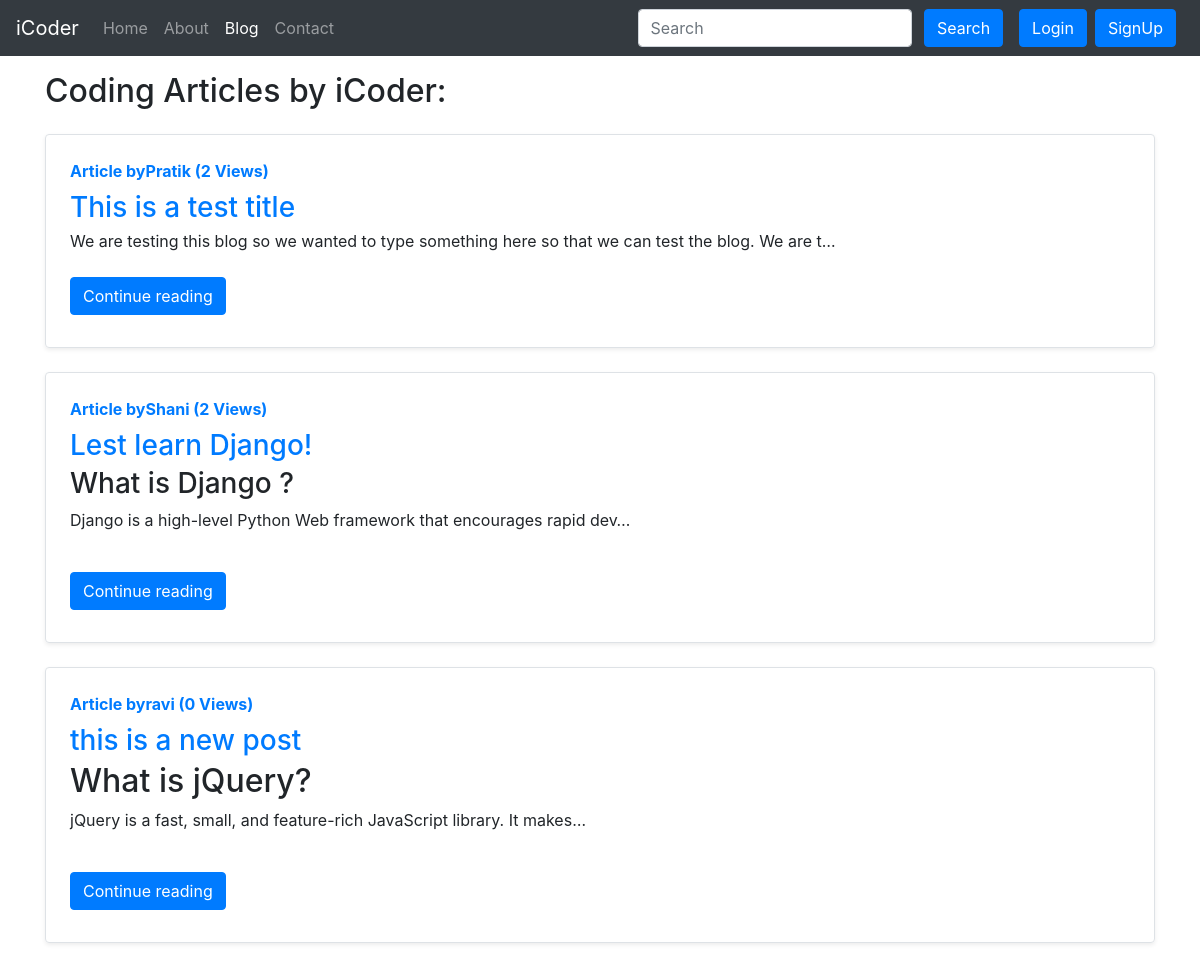
Screenshot of /blog/ with the database file from the repository.
### blog/models.py (models this page shows, shortened)
class Post(models.Model):
    sno = models.AutoField(primary_key=True)
    title = models.CharField(max_length=255)
    content = models.TextField()
    author = models.CharField(max_length=13)
    slug = models.CharField(max_length=130)
    views = models.IntegerField(default=0)
    timeStamp = models.DateTimeField(blank=True)#automatoc thai jai atle n khabar pade search kari levu google

### blog/views.py (the view)
# urls.py: path('', views.blogHome, name='blogHome'),
def blogHome(request):
    allPosts = Post.objects.all()
    context = {'allPosts': allPosts} #badhi post ne blogHome templats ma mokele..context
    return render(request, 'blog/blogHome.html', context)

### templates/blog/blogHome.html (shortened to what this page needs)
{% extends 'base.html'%}
{% block blogactive %} active {% endblock blogactive %}
{%block body%}
<div class="container my-3">
    <h2>Coding Articles by iCoder:</h2>
    {% for post in allPosts %}
    <div class="row no-gutters border rounded overflow-hidden flex-md-row mb-4 shadow-sm h-md-250 my-4 position-relative">
            <div class="col p-4 d-flex flex-column position-static">
                <strong class="d-inline-block mb-2 text-primary">Article by{{post.author}} ({{post.views}} Views)</strong>
                <h3 class="mb-0"><a class='text dark'href="/blog/{{post.slug}}">{{post.title}} </a></h3>
                <p class="card-text mb-auto"><div class="preview">{{post.content| safe | truncatechars:100}}</div></p>
                <div class="my-2">
                <a href="/blog/{{post.slug}}" role="button" class="btn btn-primary">Continue reading</a>
                </div>
            </div>
    </div>
    {% endfor %}
</div>
{% endblock body %}

### templates/base.html (shortened to what this page needs)
<!doctype html>
<html lang="en">
<head>
  <link rel="stylesheet" href="https://stackpath.bootstrapcdn.com/bootstrap/4.5.2/css/bootstrap.min.css"
>
</head>
<body>
  <nav class="navbar navbar-expand-lg navbar-dark bg-dark">
    <a class="navbar-brand" href="/">iCoder</a>
    <div class="collapse navbar-collapse" id="navbarSupportedContent">
      <ul class="navbar-nav mr-auto">
        <li class="nav-item {% block homeactive %} {% endblock homeactive %}">
          <a class="nav-link" href="/">Home <span class="sr-only">(current)</span></a>
        </li>
        <li class="nav-item {% block aboutactive %} {% endblock aboutactive %}">
          <a class="nav-link" href="/about">About</a>
        </li>
        <li class="nav-item {% block blogactive %} {% endblock blogactive %}">
          <a class="nav-link" href="/blog">Blog</a>
        </li>
        <li class="nav-item {% block contactactive %} {% endblock contactactive %}">
          <a class="nav-link" href="/contact">Contact</a>
        </li>
      </ul>
      <div class="ml-auto form-inline">
      <form method='get' action="/search" class=" my-2 my-lg-0 mx-3">
        <input class="form-control mr-sm-2" type="search" placeholder="Search" aria-label="Search" name="query"
          id="query">
        <button class="btn btn-primary my-2 my-sm-0" type="submit">Search</button>
      </form>
      {% if user.is_authenticated %}
      <ul class="navbar-nav mr-2">
        <li class="nav-item dropdown">
          <a class="nav-link dropdown-toggle" href="#" id="navbarDropdown" role="button" data-toggle="dropdown" aria-haspopup="true" aria-expanded="false">
            Welcome {{request.user}}
          </a>
          <div class="dropdown-menu" aria-labelledby="navbarDropdown">
            <a class="dropdown-item" href="/logout">Logout</a>
          </div>
        </li>
      </ul>
        {{request.user}}
      {% else %}
      <button type="button" class="btn btn-primary mr-2" data-toggle="modal" data-target="#loginModal">
        Login
      </button>
      <button type="button" class="btn btn-primary mr-2" data-toggle="modal" data-target="#signupModal">
        SignUp
      </button>
      {% endif %}
    </div>
    </div>
  </nav>
  {%block body%}
  {% endblock body %}
</body>
</html>

### rows the page displays
Post: author "Pratik", views "2", title "This is a test title", content "We are testing this blog so we wanted to type something here so that we can test the blog. We are t…"
Post: author "Shani", views "2", title "Lest learn Django!", content "What is Django ? Django is a high-level Python Web framework that encourages rapid dev…"
Post: author "ravi", views "0", title "this is a new post", content "What is jQuery? jQuery is a fast, small, and feature-rich JavaScript library. It makes…"
